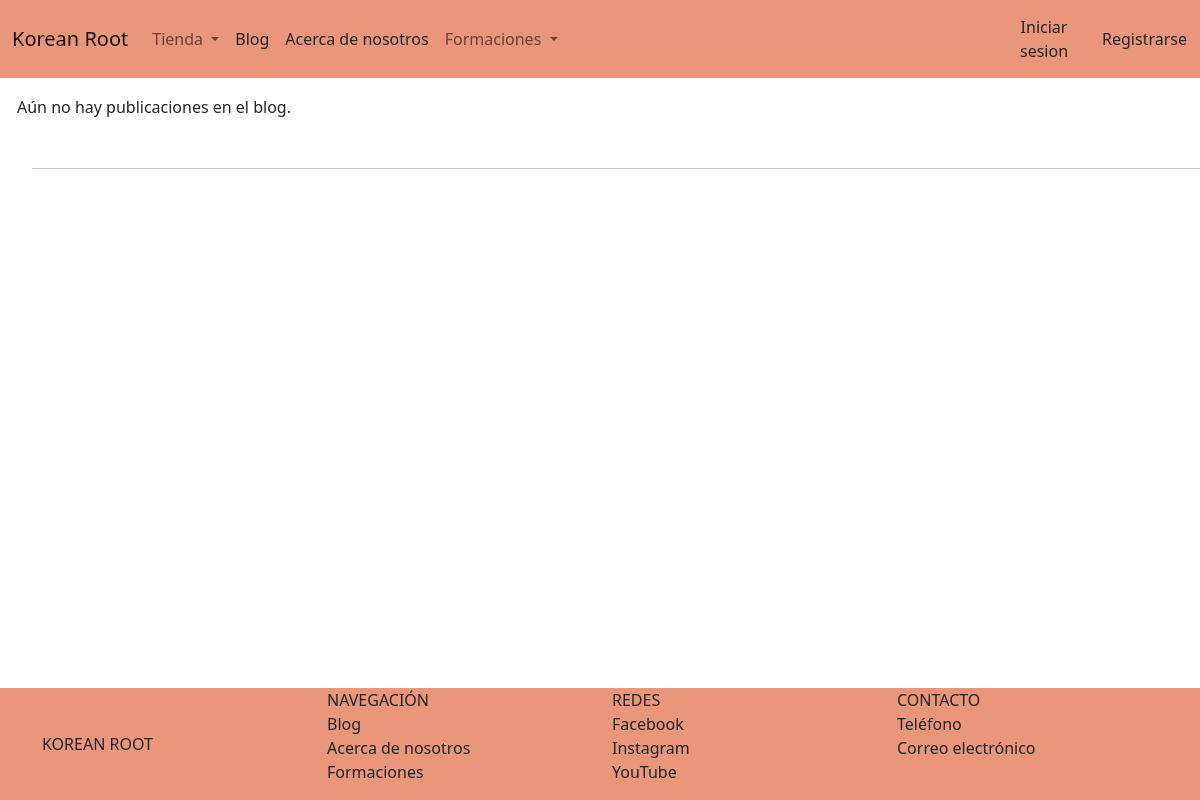
The page /blog/listablog/ on the database as committed earlier.
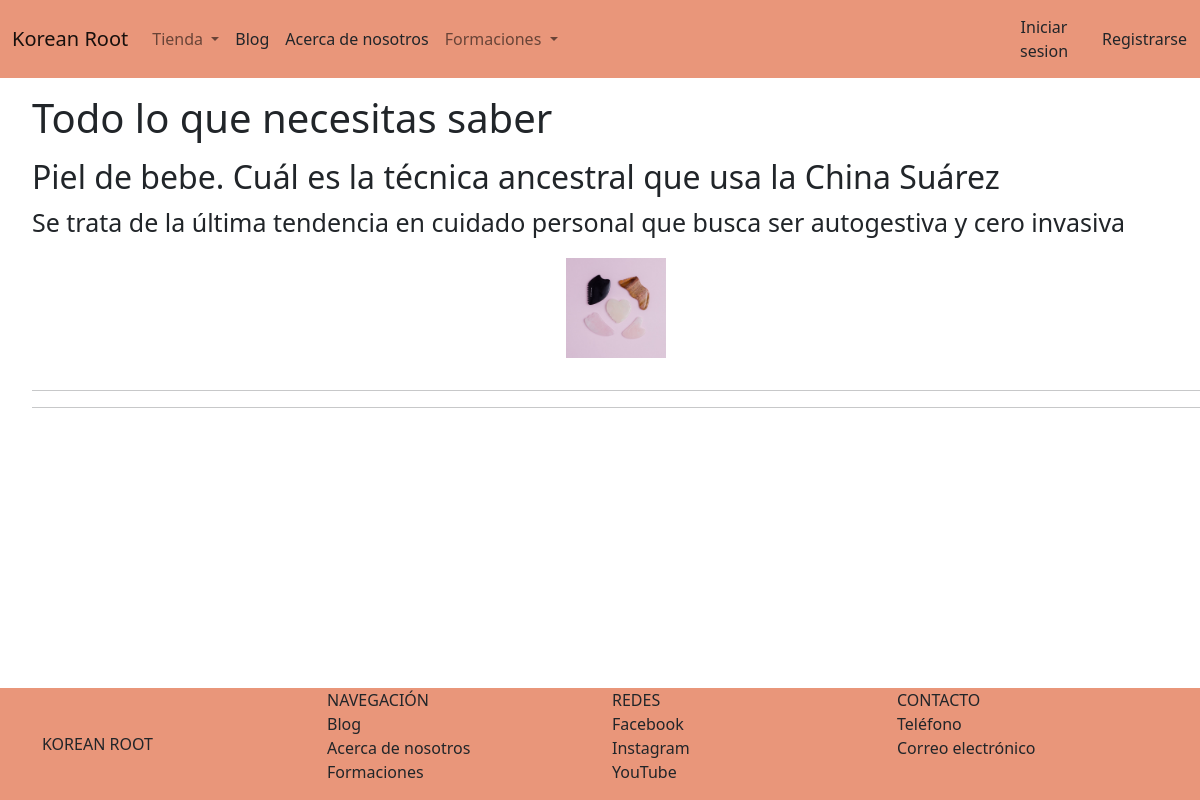
The same page on the database as committed later.
### AppBlog/models.py (models this page shows, shortened)
class Post(models.Model):
    titulo = models.CharField(max_length=70)
    subtitulo = models.CharField(max_length=140)
    cuerpo = RichTextField(blank = True, null = True)
    fecha_creacion = models.DateTimeField(auto_now_add=True)
    autor = models.CharField(max_length=50)
    img_portada = models.ImageField(upload_to='portadas_blog', null=True, blank=True)
    img_miniatura = models.ImageField(upload_to='miniaturas_blog', null=True, blank=True)
    fuente = models.CharField(max_length=20, null= True, blank= True)
    link_noticia = models.CharField(max_length=255, null= True, blank= True)

### AppBlog/views.py (the view)
# urls.py: path('listablog/', publicaciones, name='lista_publicaciones'),
def publicaciones(request):
    lista_publicaciones = Post.objects.all().order_by('-id')
    if lista_publicaciones.count() > 0:
        return render(request, 'AppBlog/listaPublicaciones.html', {'publicaciones': lista_publicaciones})
    else:
        messages.error(request, 'Aún no hay publicaciones en el blog.')
        return render(request, 'AppBlog/listaPublicaciones.html')

### AppBlog/templates/AppBlog/listaPublicaciones.html (shortened to what this page needs)
{% extends 'AppTienda/padre.html' %}
{% load static %}
{% block contenidoQueCambia %}
    <div style="border-bottom: 2%; border-top: 2%;">
        <ul>
            {% if publicaciones %}
            <h1 style="margin-top: 1rem; margin-bottom: 1rem;">Todo lo que necesitas saber</h1>
                {% for publicacion in publicaciones %}
                    <a href="{% url 'blog:publicacion_detalle' id=publicacion.id %}" style="text-decoration: none; color:inherit;"><h2>{{publicacion.titulo}}</h2></a>
                    <p style="font-size: 25px;">{{publicacion.subtitulo}}</p>
                    {% if publicacion.img_miniatura %}
                        <img src="{{publicacion.img_miniatura.url}}" width="50%"
                        style=
                        "display: block;
                        margin-left: auto;
                        margin-right: auto;
                        margin-bottom: 3rem;
                        max-width: 50%;
                        max-height: 40%;
                        margin-bottom: 2rem;">
                    {% else %}
                        <img src="\media\miniaturadefault.jpg" height="100"
                        style=
                        "display: block;
                        margin-left: auto;
                        margin-right: auto;
                        margin-bottom: 3rem;
                        max-width: 50%;
                        max-height: 40%;
                        margin-bottom: 2rem;">
                    {% endif %}
                    <hr>
                {% endfor %}
            {% endif %}
            <hr>
        </ul>
    </div>
{% endblock %}

Rows that differ between the two databases and show on the page:
added Post: titulo "Piel de bebe. Cuál es la técnica ancestral que usa la China Suárez", subtitulo "Se trata de la última tendencia en cuidado personal que busca ser autogestiva y cero invasiva"
Other text that changed with them:
text now shown: "Todo lo que necesitas saber"
list line gone: "Aún no hay publicaciones en el blog."
